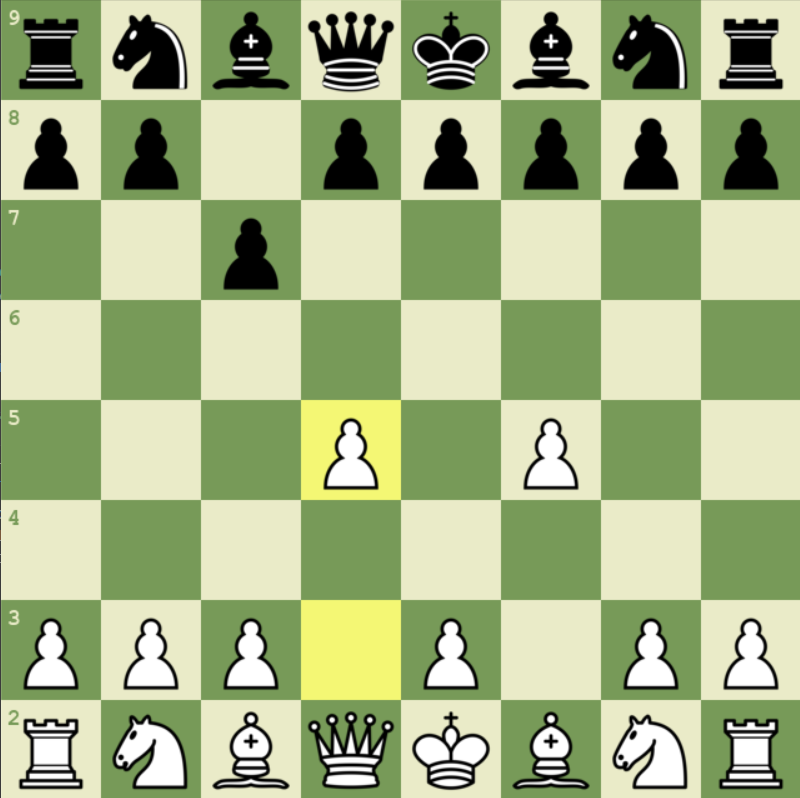
#> input picture fourth.png, 800 x 798 px
$ python -i hint.py   (imports and definitions only)
#> lines starting #> are read from the running program, lines starting #| are printed output that depends on the picture; after the words box and inside, x2 and y2 are one past the last pixel; in counts of white or black regions, pixels touching at a corner belong together
import cv2 as cv
import numpy as np
import matplotlib.pyplot as plt
import pytesseract
from PIL import Image

# Configure pytesseract path if needed
# pytesseract.pytesseract.tesseract_cmd = r'C:\Program Files\Tesseract-OCR\tesseract.exe'

# [28 lines left out: functions extract_text_from_image, preprocess_for_ocr, not called in this run]

def detect_piece_in_square(img_block):
    """
    Modified version of detect_piece_in_square that includes text detection.
    """
    # Original piece detection code
    gray = cv.cvtColor(img_block, cv.COLOR_RGB2GRAY)
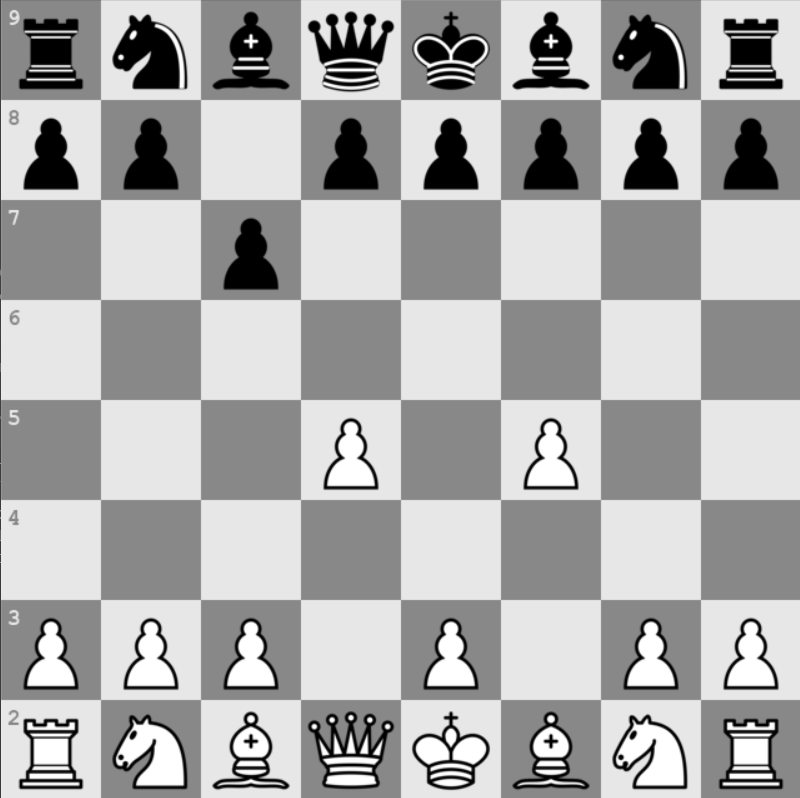
#> gray: shape (798, 800); min 0, max 255, mean 170.2
    blurred = cv.GaussianBlur(gray, (5, 5), 0)
    edges = cv.Canny(blurred, 50, 150)
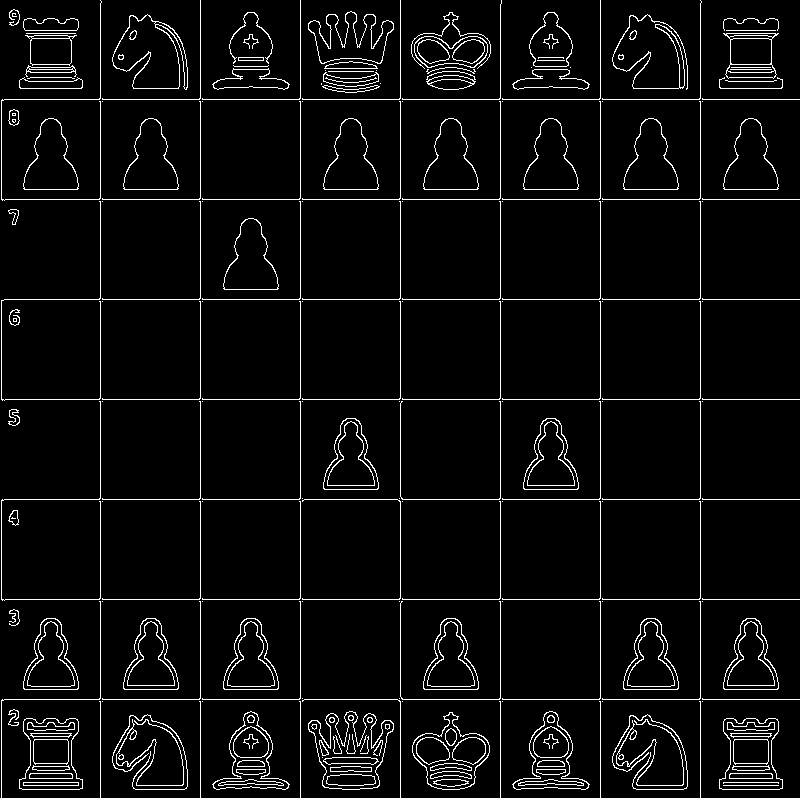
#> edges: shape (798, 800); 4.8% white in thin lines or dots
    kernel = np.ones((5, 5), np.uint8)
    edges = cv.morphologyEx(edges, cv.MORPH_CLOSE, kernel)
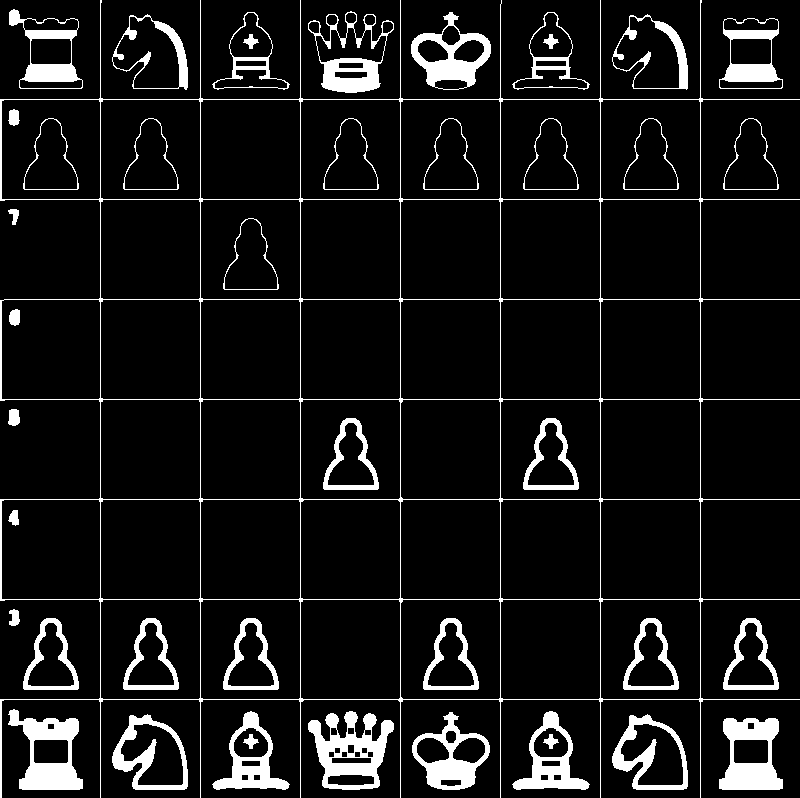
#> edges: shape (798, 800); 8.6% white; 43 white regions
    contours, _ = cv.findContours(edges, cv.RETR_EXTERNAL, cv.CHAIN_APPROX_SIMPLE)
#> contours = 23 contours; largest, box (x1, y1, x2, y2) and area: (0, 0, 800, 798) 390273, (308, 11, 394, 93) 4068, (308, 711, 394, 790) 4035, (112, 714, 188, 790) 4026, (612, 714, 688, 790) 3986

    piece_color = None
    detected_text = None

    for contour in contours:
        area = cv.contourArea(contour)
        if area > 500:
            # Determine colors
            square_color = determine_square_color(img_block)
            piece_color = classify_piece_color(img_block, square_color)

            # Preprocess for OCR
            processed_img = preprocess_for_ocr(img_block)

            # Extract text
            detected_text = extract_text_from_image(processed_img)

            return True, img_block, piece_color, detected_text
#> this loop made 1 pass
#> area on pass 1: 3417

    return False, None, None, None

# [77 lines left out: function process_chessboard, not called in this run]

>>> import cv2
>>> picture = cv2.cvtColor(cv2.imread('fourth.png'), cv2.COLOR_BGR2RGB)
#> (the run stopped early here; a loop or call above may not have finished)
